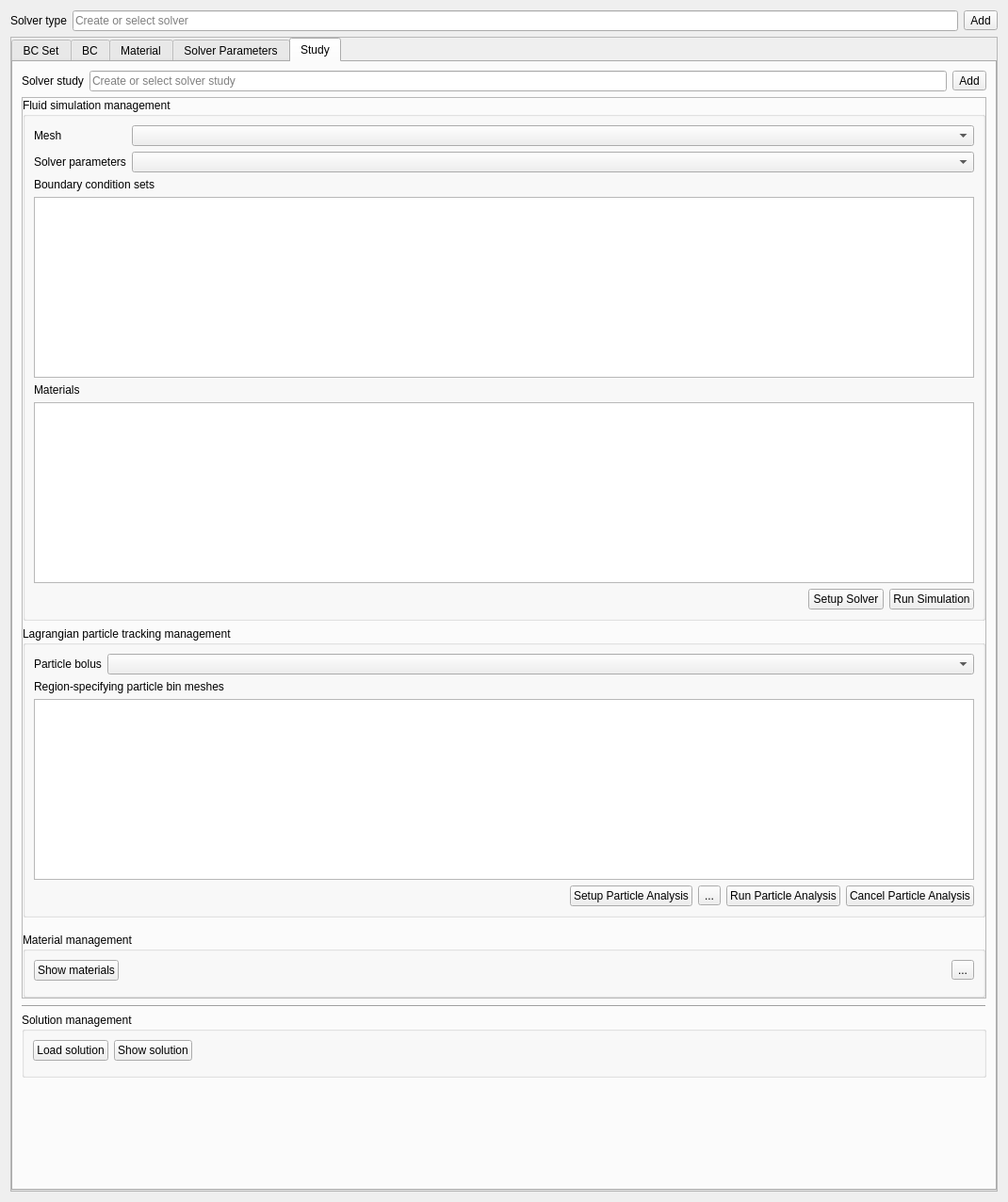
<?xml version="1.0" encoding="UTF-8"?>
<ui version="4.0">
 <class>SolverSetupWidget</class>
 <widget class="QWidget" name="SolverSetupWidget">
  <property name="geometry">
   <rect>
    <x>0</x>
    <y>0</y>
    <width>1070</width>
    <height>1276</height>
   </rect>
  </property>
  <property name="windowTitle">
   <string>Form</string>
  </property>
  <layout class="QVBoxLayout" name="verticalLayout_5">
   <item>
    <layout class="QGridLayout" name="gridLayout">
     <item row="0" column="2">
      <widget class="QToolButton" name="createSolverRootButton">
       <property name="toolTip">
        <string>Create a new solver instance</string>
       </property>
       <property name="text">
        <string>Add</string>
       </property>
       <property name="icon">
        <iconset resource="../../resources/SolverSetup.qrc">
         <normaloff>:/contourModeling/icons/add.png</normaloff>:/contourModeling/icons/add.png</iconset>
       </property>
      </widget>
     </item>
     <item row="0" column="1">
      <widget class="QLineEdit" name="solverRootNodeName">
       <property name="toolTip">
        <string>Solver type</string>
       </property>
       <property name="readOnly">
        <bool>true</bool>
       </property>
       <property name="placeholderText">
        <string>Create or select solver</string>
       </property>
      </widget>
     </item>
     <item row="0" column="0">
      <widget class="QLabel" name="label">
       <property name="text">
        <string>Solver type</string>
       </property>
      </widget>
     </item>
    </layout>
   </item>
   <item>
    <widget class="QFrame" name="vesselTreeDependentControls">
     <property name="frameShape">
      <enum>QFrame::StyledPanel</enum>
     </property>
     <property name="frameShadow">
      <enum>QFrame::Raised</enum>
     </property>
     <layout class="QVBoxLayout" name="verticalLayout_2">
      <property name="leftMargin">
       <number>0</number>
      </property>
      <property name="topMargin">
       <number>0</number>
      </property>
      <property name="rightMargin">
       <number>0</number>
      </property>
      <property name="bottomMargin">
       <number>0</number>
      </property>
      <item>
       <widget class="QTabWidget" name="tabWidget">
        <property name="toolTip">
         <string/>
        </property>
        <property name="currentIndex">
         <number>4</number>
        </property>
        <widget class="QWidget" name="boundaryConditionSetSetupTab">
         <property name="toolTip">
          <string>Create or edit boundary condition set</string>
         </property>
         <attribute name="icon">
          <iconset resource="../../resources/SolverSetup.qrc">
           <normaloff>:/contourModeling/icons/DataManagerIcon_bcs.png</normaloff>:/contourModeling/icons/DataManagerIcon_bcs.png</iconset>
         </attribute>
         <attribute name="title">
          <string>BC Set</string>
         </attribute>
         <layout class="QVBoxLayout" name="verticalLayout_4">
          <item>
           <layout class="QHBoxLayout" name="horizontalLayout_4">
            <item>
             <widget class="QLabel" name="label_3">
              <property name="text">
               <string>Boundary condition set</string>
              </property>
             </widget>
            </item>
            <item>
             <widget class="QLineEdit" name="boundaryConditionSetNodeName">
              <property name="toolTip">
               <string>Boundary condition set name</string>
              </property>
              <property name="readOnly">
               <bool>true</bool>
              </property>
              <property name="placeholderText">
               <string>Create or select BC set</string>
              </property>
             </widget>
            </item>
            <item>
             <widget class="QToolButton" name="createBoundaryConditionSetButton">
              <property name="toolTip">
               <string>Create a new set of boundary conditions</string>
              </property>
              <property name="text">
               <string>Add</string>
              </property>
              <property name="icon">
               <iconset resource="../../resources/SolverSetup.qrc">
                <normaloff>:/contourModeling/icons/add.png</normaloff>:/contourModeling/icons/add.png</iconset>
              </property>
             </widget>
            </item>
           </layout>
          </item>
          <item>
           <widget class="QFrame" name="editBoundaryConditionSetFrame">
            <property name="frameShape">
             <enum>QFrame::StyledPanel</enum>
            </property>
            <property name="frameShadow">
             <enum>QFrame::Raised</enum>
            </property>
            <layout class="QHBoxLayout" name="horizontalLayout_7">
             <property name="leftMargin">
              <number>0</number>
             </property>
             <property name="topMargin">
              <number>0</number>
             </property>
             <property name="rightMargin">
              <number>0</number>
             </property>
             <property name="bottomMargin">
              <number>0</number>
             </property>
             <item>
              <spacer name="verticalSpacer">
               <property name="orientation">
                <enum>Qt::Vertical</enum>
               </property>
               <property name="sizeHint" stdset="0">
                <size>
                 <width>20</width>
                 <height>587</height>
                </size>
               </property>
              </spacer>
             </item>
            </layout>
           </widget>
          </item>
         </layout>
        </widget>
        <widget class="QWidget" name="boundaryConditionSetupTab">
         <property name="toolTip">
          <string>Create or edit boundary condition</string>
         </property>
         <attribute name="icon">
          <iconset resource="../../resources/SolverSetup.qrc">
           <normaloff>:/contourModeling/icons/DataManagerIcon_bc.png</normaloff>:/contourModeling/icons/DataManagerIcon_bc.png</iconset>
         </attribute>
         <attribute name="title">
          <string>BC</string>
         </attribute>
         <layout class="QVBoxLayout" name="verticalLayout_6">
          <item>
           <layout class="QHBoxLayout" name="horizontalLayout">
            <item>
             <widget class="QLabel" name="label_4">
              <property name="text">
               <string>Boundary condition</string>
              </property>
             </widget>
            </item>
            <item>
             <widget class="QLineEdit" name="boundaryConditionNodeName">
              <property name="toolTip">
               <string>Boundary condition name</string>
              </property>
              <property name="readOnly">
               <bool>true</bool>
              </property>
              <property name="placeholderText">
               <string>Create or select boundary condition</string>
              </property>
             </widget>
            </item>
            <item>
             <widget class="QToolButton" name="createBoundaryConditionButton">
              <property name="toolTip">
               <string>Create a new boundary condition</string>
              </property>
              <property name="text">
               <string>Add</string>
              </property>
              <property name="icon">
               <iconset resource="../../resources/SolverSetup.qrc">
                <normaloff>:/contourModeling/icons/add.png</normaloff>:/contourModeling/icons/add.png</iconset>
              </property>
             </widget>
            </item>
           </layout>
          </item>
          <item>
           <widget class="crimson::FaceDataEditorWidget" name="boundaryConditionEditor" native="true"/>
          </item>
         </layout>
        </widget>
        <widget class="QWidget" name="materialSetupTab">
         <property name="toolTip">
          <string>Create or edit material</string>
         </property>
         <attribute name="icon">
          <iconset resource="../../resources/SolverSetup.qrc">
           <normaloff>:/contourModeling/icons/DataManagerIcon_material.png</normaloff>:/contourModeling/icons/DataManagerIcon_material.png</iconset>
         </attribute>
         <attribute name="title">
          <string>Material</string>
         </attribute>
         <layout class="QVBoxLayout" name="verticalLayout_3">
          <item>
           <layout class="QHBoxLayout" name="horizontalLayout_6">
            <item>
             <widget class="QLabel" name="label_5">
              <property name="text">
               <string>Material</string>
              </property>
             </widget>
            </item>
            <item>
             <widget class="QLineEdit" name="materialNodeName">
              <property name="toolTip">
               <string>Material name</string>
              </property>
              <property name="readOnly">
               <bool>true</bool>
              </property>
              <property name="placeholderText">
               <string>Create or select boundary condition</string>
              </property>
             </widget>
            </item>
            <item>
             <widget class="QToolButton" name="createMaterialButton">
              <property name="toolTip">
               <string>Create new material</string>
              </property>
              <property name="text">
               <string>Add</string>
              </property>
              <property name="icon">
               <iconset resource="../../resources/SolverSetup.qrc">
                <normaloff>:/contourModeling/icons/add.png</normaloff>:/contourModeling/icons/add.png</iconset>
              </property>
             </widget>
            </item>
           </layout>
          </item>
          <item>
           <widget class="crimson::FaceDataEditorWidget" name="materialEditor" native="true"/>
          </item>
         </layout>
        </widget>
        <widget class="QWidget" name="solverParametersTab">
         <property name="toolTip">
          <string>Create or edit solver parameters</string>
         </property>
         <attribute name="icon">
          <iconset resource="../../resources/SolverSetup.qrc">
           <normaloff>:/contourModeling/icons/DataManagerIcon_ss.png</normaloff>:/contourModeling/icons/DataManagerIcon_ss.png</iconset>
         </attribute>
         <attribute name="title">
          <string>Solver Parameters</string>
         </attribute>
         <layout class="QVBoxLayout" name="verticalLayout">
          <item>
           <layout class="QHBoxLayout" name="horizontalLayout_5">
            <item>
             <widget class="QLabel" name="label_2">
              <property name="text">
               <string>Solver Parameters</string>
              </property>
             </widget>
            </item>
            <item>
             <widget class="QLineEdit" name="solverParametersNodeName">
              <property name="toolTip">
               <string>Solver parameters name</string>
              </property>
              <property name="readOnly">
               <bool>true</bool>
              </property>
              <property name="placeholderText">
               <string>Create or select solver parameters</string>
              </property>
             </widget>
            </item>
            <item>
             <widget class="QToolButton" name="createSolverParametersButton">
              <property name="toolTip">
               <string>Create a new solver parameters</string>
              </property>
              <property name="text">
               <string>Add</string>
              </property>
              <property name="icon">
               <iconset resource="../../resources/SolverSetup.qrc">
                <normaloff>:/contourModeling/icons/add.png</normaloff>:/contourModeling/icons/add.png</iconset>
              </property>
             </widget>
            </item>
           </layout>
          </item>
          <item>
           <widget class="QFrame" name="editSolverParametersFrame">
            <property name="frameShape">
             <enum>QFrame::StyledPanel</enum>
            </property>
            <property name="frameShadow">
             <enum>QFrame::Raised</enum>
            </property>
            <layout class="QHBoxLayout" name="horizontalLayout_3">
             <property name="leftMargin">
              <number>0</number>
             </property>
             <property name="topMargin">
              <number>0</number>
             </property>
             <property name="rightMargin">
              <number>0</number>
             </property>
             <property name="bottomMargin">
              <number>0</number>
             </property>
             <item>
              <widget class="QtTreePropertyBrowser" name="solverPropertyBrowser" native="true"/>
             </item>
            </layout>
           </widget>
          </item>
         </layout>
        </widget>
        <widget class="QWidget" name="solverStudyTab">
         <property name="toolTip">
          <string>Create or edit solver study</string>
         </property>
         <attribute name="icon">
          <iconset resource="../../resources/SolverSetup.qrc">
           <normaloff>:/contourModeling/icons/DataManagerIcon_SolverStudy.png</normaloff>:/contourModeling/icons/DataManagerIcon_SolverStudy.png</iconset>
         </attribute>
         <attribute name="title">
          <string>Study</string>
         </attribute>
         <layout class="QVBoxLayout" name="verticalLayout_9">
          <item>
           <layout class="QHBoxLayout" name="horizontalLayout_8">
            <item>
             <widget class="QLabel" name="label_7">
              <property name="text">
               <string>Solver study</string>
              </property>
             </widget>
            </item>
            <item>
             <widget class="QLineEdit" name="solverStudyNodeName">
              <property name="toolTip">
               <string>Solver study name</string>
              </property>
              <property name="readOnly">
               <bool>true</bool>
              </property>
              <property name="placeholderText">
               <string>Create or select solver study</string>
              </property>
             </widget>
            </item>
            <item>
             <widget class="QToolButton" name="createSolverStudyButton">
              <property name="toolTip">
               <string>Create a new solver study</string>
              </property>
              <property name="text">
               <string>Add</string>
              </property>
              <property name="icon">
               <iconset resource="../../resources/SolverSetup.qrc">
                <normaloff>:/contourModeling/icons/add.png</normaloff>:/contourModeling/icons/add.png</iconset>
              </property>
             </widget>
            </item>
           </layout>
          </item>
          <item>
           <widget class="QFrame" name="editSolverStudyFrame">
            <property name="frameShape">
             <enum>QFrame::StyledPanel</enum>
            </property>
            <property name="frameShadow">
             <enum>QFrame::Raised</enum>
            </property>
            <layout class="QVBoxLayout" name="verticalLayout_8">
             <property name="leftMargin">
              <number>0</number>
             </property>
             <property name="topMargin">
              <number>0</number>
             </property>
             <property name="rightMargin">
              <number>0</number>
             </property>
             <property name="bottomMargin">
              <number>0</number>
             </property>
             <item>
              <widget class="QGroupBox" name="groupBox_4">
               <property name="title">
                <string>Fluid simulation management</string>
               </property>
               <layout class="QVBoxLayout" name="verticalLayout_14">
                <item>
                 <layout class="QGridLayout" name="gridLayout_2">
                  <item row="0" column="0">
                   <widget class="QLabel" name="label_8">
                    <property name="sizePolicy">
                     <sizepolicy hsizetype="Maximum" vsizetype="Preferred">
                      <horstretch>0</horstretch>
                      <verstretch>0</verstretch>
                     </sizepolicy>
                    </property>
                    <property name="text">
                     <string>Mesh</string>
                    </property>
                   </widget>
                  </item>
                  <item row="0" column="1">
                   <widget class="QmitkDataStorageComboBox" name="meshNodeComboBox">
                    <property name="toolTip">
                     <string>Mesh used in this study</string>
                    </property>
                   </widget>
                  </item>
                  <item row="1" column="0">
                   <widget class="QLabel" name="label_10">
                    <property name="sizePolicy">
                     <sizepolicy hsizetype="Maximum" vsizetype="Preferred">
                      <horstretch>0</horstretch>
                      <verstretch>0</verstretch>
                     </sizepolicy>
                    </property>
                    <property name="text">
                     <string>Solver parameters</string>
                    </property>
                   </widget>
                  </item>
                  <item row="1" column="1">
                   <widget class="QmitkDataStorageComboBox" name="solverParametersNodeComboBox">
                    <property name="toolTip">
                     <string>Solver parameters used in this study</string>
                    </property>
                   </widget>
                  </item>
                 </layout>
                </item>
                <item>
                 <widget class="QLabel" name="label_11">
                  <property name="sizePolicy">
                   <sizepolicy hsizetype="Maximum" vsizetype="Preferred">
                    <horstretch>0</horstretch>
                    <verstretch>0</verstretch>
                   </sizepolicy>
                  </property>
                  <property name="text">
                   <string>Boundary condition sets</string>
                  </property>
                 </widget>
                </item>
                <item>
                 <widget class="QTableView" name="boundaryConditionSetsTableView">
                  <property name="minimumSize">
                   <size>
                    <width>0</width>
                    <height>150</height>
                   </size>
                  </property>
                  <property name="toolTip">
                   <string>Boundary condition sets used in this study</string>
                  </property>
                  <property name="selectionBehavior">
                   <enum>QAbstractItemView::SelectRows</enum>
                  </property>
                  <property name="sortingEnabled">
                   <bool>true</bool>
                  </property>
                  <attribute name="horizontalHeaderStretchLastSection">
                   <bool>true</bool>
                  </attribute>
                 </widget>
                </item>
                <item>
                 <widget class="QLabel" name="label_12">
                  <property name="sizePolicy">
                   <sizepolicy hsizetype="Maximum" vsizetype="Preferred">
                    <horstretch>0</horstretch>
                    <verstretch>0</verstretch>
                   </sizepolicy>
                  </property>
                  <property name="text">
                   <string>Materials</string>
                  </property>
                 </widget>
                </item>
                <item>
                 <widget class="QTableView" name="materialsTableView">
                  <property name="minimumSize">
                   <size>
                    <width>0</width>
                    <height>150</height>
                   </size>
                  </property>
                  <property name="toolTip">
                   <string>Materials used in this study</string>
                  </property>
                  <property name="selectionBehavior">
                   <enum>QAbstractItemView::SelectRows</enum>
                  </property>
                  <property name="sortingEnabled">
                   <bool>true</bool>
                  </property>
                  <attribute name="horizontalHeaderStretchLastSection">
                   <bool>true</bool>
                  </attribute>
                 </widget>
                </item>
                <item>
                 <layout class="QHBoxLayout" name="horizontalLayout_2">
                  <item>
                   <spacer name="horizontalSpacer">
                    <property name="orientation">
                     <enum>Qt::Horizontal</enum>
                    </property>
                    <property name="sizeHint" stdset="0">
                     <size>
                      <width>40</width>
                      <height>20</height>
                     </size>
                    </property>
                   </spacer>
                  </item>
                  <item>
                   <widget class="QPushButton" name="setupSolverButton">
                    <property name="toolTip">
                     <string>Write the solver setup to disk</string>
                    </property>
                    <property name="text">
                     <string>Setup Solver</string>
                    </property>
                   </widget>
                  </item>
                  <item>
                   <widget class="QPushButton" name="runSimulationButton">
                    <property name="toolTip">
                     <string>Run simulation on local machine</string>
                    </property>
                    <property name="text">
                     <string>Run Simulation</string>
                    </property>
                   </widget>
                  </item>
                 </layout>
                </item>
              </layout>
            </widget>
           </item>
           <item>
            <layout class="QVBoxLayout" name="verticalLayout_13">
             <property name="leftMargin">
              <number>0</number>
             </property>
             <property name="topMargin">
              <number>0</number>
             </property>
             <property name="rightMargin">
              <number>0</number>
             </property>
             <property name="bottomMargin">
              <number>0</number>
             </property>
             <item>
              <widget class="QGroupBox" name="groupBox_3">
               <property name="title">
                <string>Lagrangian particle tracking management</string>
               </property>
               <layout class="QVBoxLayout" name="verticalLayout_12">
                <item>
                 <layout class="QGridLayout" name="gridLayout_3">
                   <item row="0" column="0">
                    <widget class="QLabel" name="label_13">
                     <property name="sizePolicy">
                      <sizepolicy hsizetype="Maximum" vsizetype="Preferred">
                       <horstretch>0</horstretch>
                       <verstretch>0</verstretch>
                      </sizepolicy>
                     </property>
                     <property name="text">
                      <string>Particle bolus</string>
                     </property>
                    </widget>
                   </item>
                   <item row="0" column="1">
                    <widget class="QmitkDataStorageComboBox" name="particleBolusMeshComboBox">
                     <property name="toolTip">
                      <string>Mesh whose nodes specify Lagrangian particle seed points</string>
                     </property>
                    </widget>
                   </item>
                  </layout>
                </item>
                <item>
                  <widget class="QLabel" name="label_9">
                    <property name="sizePolicy">
                      <sizepolicy hsizetype="Maximum" vsizetype="Preferred">
                        <horstretch>0</horstretch>
                        <verstretch>0</verstretch>
                      </sizepolicy>
                    </property>
                    <property name="text">
                      <string>Region-specifying particle bin meshes</string>
                    </property>
                  </widget>
                </item>
                <item>
                  <widget class="QTableView" name="particleMeshesTableView">
                    <property name="minimumSize">
                      <size>
                        <width>0</width>
                        <height>150</height>
                      </size>
                    </property>
                    <property name="toolTip">
                      <string>Particle bins used for regional data gathering in this study</string>
                    </property>
                    <property name="selectionBehavior">
                      <enum>QAbstractItemView::SelectRows</enum>
                    </property>
                    <property name="sortingEnabled">
                      <bool>true</bool>
                    </property>
                    <attribute name="horizontalHeaderStretchLastSection">
                      <bool>true</bool>
                    </attribute>
                  </widget>
                </item>
                <item>
                <layout class="QHBoxLayout" name="horizontalLayout_2">
                 <item>
                  <spacer name="horizontalSpacer">
                   <property name="orientation">
                    <enum>Qt::Horizontal</enum>
                   </property>
                   <property name="sizeHint" stdset="0">
                    <size>
                     <width>40</width>
                     <height>20</height>
                    </size>
                   </property>
                  </spacer>
                 </item>
                 <item>
                  <widget class="QPushButton" name="setupLagrangianParticleTrackingAnalysisButton">
                   <property name="toolTip">
                    <string>Write files for Lagrangian particle tracking analysis on local machine</string>
                   </property>
                   <property name="text">
                    <string>Setup Particle Analysis</string>
                   </property>
                  </widget>
                 </item>
                 <item>
                  <widget class="QToolButton" name="particleAnalysisSettingsButton">
                   <property name="toolTip">
                    <string>Show advanced options. Warning: for advanced users only!</string>
                   </property>
                   <property name="text">
                    <string>...</string>
                   </property>
                   <property name="icon">
                    <iconset resource="../../resources/SolverSetup.qrc">
                     <normaloff>:/contourModeling/icons/settings.png</normaloff>:/contourModeling/icons/settings.png</iconset>
                   </property>
                   <property name="iconSize">
                    <size>
                     <width>16</width>
                     <height>16</height>
                    </size>
                   </property>
                  </widget>
                 </item>
                 <item>
                  <widget class="QPushButton" name="runLagrangianParticleTrackingAnalysisButton">
                   <property name="toolTip">
                    <string>Run Lagrangian particle tracking analysis on local machine</string>
                   </property>
                   <property name="text">
                    <string>Run Particle Analysis</string>
                   </property>
                  </widget>
                 </item>
                 <item>
                  <widget class="QPushButton" name="cancelLagrangianParticleTrackingAnalysisButton">
                   <property name="toolTip">
                    <string>Cancel Lagrangian particle tracking analysis</string>
                   </property>
                   <property name="text">
                    <string>Cancel Particle Analysis</string>
                   </property>
                  </widget>
                 </item>
                </layout>
               </item>
              </layout>
            </widget>
           </item>
             <item>
              <spacer name="verticalSpacer_3">
               <property name="orientation">
                <enum>Qt::Vertical</enum>
               </property>
               <property name="sizeType">
                <enum>QSizePolicy::Fixed</enum>
               </property>
               <property name="sizeHint" stdset="0">
                <size>
                 <width>20</width>
                 <height>10</height>
                </size>
               </property>
              </spacer>
             </item>
             <item>
              <widget class="QGroupBox" name="groupBox_2">
               <property name="title">
                <string>Material management</string>
               </property>
               <layout class="QVBoxLayout" name="verticalLayout_11">
                <item>
                 <layout class="QHBoxLayout" name="horizontalLayout_11">
                  <item>
                   <widget class="QPushButton" name="showMaterialButton">
                    <property name="toolTip">
                     <string>Compute and show the material values</string>
                    </property>
                    <property name="text">
                     <string>Show materials</string>
                    </property>
                    <property name="icon">
                     <iconset resource="../../resources/SolverSetup.qrc">
                      <normaloff>:/contourModeling/icons/DataManagerIcon_material.png</normaloff>:/contourModeling/icons/DataManagerIcon_material.png</iconset>
                    </property>
                   </widget>
                  </item>
                  <item>
                   <spacer name="horizontalSpacer_4">
                    <property name="orientation">
                     <enum>Qt::Horizontal</enum>
                    </property>
                    <property name="sizeHint" stdset="0">
                     <size>
                      <width>40</width>
                      <height>20</height>
                     </size>
                    </property>
                   </spacer>
                  </item>
                  <item>
                   <widget class="QToolButton" name="exportMaterialsButton">
                    <property name="toolTip">
                     <string>Export the surface with material values to file</string>
                    </property>
                    <property name="text">
                     <string>...</string>
                    </property>
                    <property name="icon">
                     <iconset resource="../../resources/SolverSetup.qrc">
                      <normaloff>:/contourModeling/icons/go-up.svg</normaloff>:/contourModeling/icons/go-up.svg</iconset>
                    </property>
                   </widget>
                  </item>
                 </layout>
                </item>
                <item>
                 <widget class="MaterialVisualizationWidget" name="materialVisualizationWidget" native="true">
                  <property name="minimumSize">
                   <size>
                    <width>0</width>
                    <height>0</height>
                   </size>
                  </property>
                 </widget>
                </item>
               </layout>
              </widget>
             </item>
            </layout>
          </item>
        </layout>
           </widget>
          </item>
          <item>
           <widget class="QFrame" name="frame">
            <property name="frameShape">
             <enum>QFrame::HLine</enum>
            </property>
            <property name="frameShadow">
             <enum>QFrame::Raised</enum>
            </property>
           </widget>
          </item>
          <item>
           <widget class="QGroupBox" name="solutionManagementFrame">
            <property name="title">
             <string>Solution management</string>
            </property>
            <layout class="QVBoxLayout" name="verticalLayout_10">
             <item>
              <layout class="QHBoxLayout" name="horizontalLayout_9">
               <item>
                <widget class="QPushButton" name="loadSolutionButton">
                 <property name="toolTip">
                  <string>Load the computed solutions from disk</string>
                 </property>
                 <property name="text">
                  <string>Load solution</string>
                 </property>
                 <property name="icon">
                  <iconset resource="../../resources/SolverSetup.qrc">
                   <normaloff>:/contourModeling/icons/DataManagerIcon_solution.png</normaloff>:/contourModeling/icons/DataManagerIcon_solution.png</iconset>
                 </property>
                </widget>
               </item>
               <item>
                <widget class="QPushButton" name="showSolutionButton">
                 <property name="toolTip">
                  <string>&lt;html&gt;&lt;head/&gt;&lt;body&gt;&lt;p&gt;Show solution in 3D window&lt;/p&gt;&lt;p&gt;Use Mesh Exploration view to slice through the mesh&lt;/p&gt;&lt;/body&gt;&lt;/html&gt;</string>
                 </property>
                 <property name="text">
                  <string>Show solution</string>
                 </property>
                 <property name="icon">
                  <iconset resource="../../resources/SolverSetup.qrc">
                   <normaloff>:/contourModeling/icons/vis_on.png</normaloff>
                   <normalon>:/contourModeling/icons/vis_off.png</normalon>:/contourModeling/icons/vis_on.png</iconset>
                 </property>
                 <property name="checkable">
                  <bool>true</bool>
                 </property>
                </widget>
               </item>
               <item>
                <spacer name="horizontalSpacer_2">
                 <property name="orientation">
                  <enum>Qt::Horizontal</enum>
                 </property>
                 <property name="sizeHint" stdset="0">
                  <size>
                   <width>40</width>
                   <height>20</height>
                  </size>
                 </property>
                </spacer>
               </item>
              </layout>
             </item>
             <item>
              <widget class="MaterialVisualizationWidget" name="solutionVisualizationWidget" native="true">
               <property name="minimumSize">
                <size>
                 <width>0</width>
                 <height>0</height>
                </size>
               </property>
              </widget>
             </item>
            </layout>
           </widget>
          </item>
          <item>
           <spacer name="verticalSpacer_2">
            <property name="orientation">
             <enum>Qt::Vertical</enum>
            </property>
            <property name="sizeHint" stdset="0">
             <size>
              <width>20</width>
              <height>40</height>
             </size>
            </property>
           </spacer>
          </item>
         </layout>
        </widget>
       </widget>
      </item>
     </layout>
    </widget>
   </item>
  </layout>
 </widget>
 <customwidgets>
  <customwidget>
   <class>QtTreePropertyBrowser</class>
   <extends>QWidget</extends>
   <header location="global">QtTreePropertyBrowser</header>
   <container>1</container>
  </customwidget>
  <customwidget>
   <class>QmitkDataStorageComboBox</class>
   <extends>QComboBox</extends>
   <header location="global">QmitkDataStorageComboBox.h</header>
  </customwidget>
  <customwidget>
   <class>crimson::FaceDataEditorWidget</class>
   <extends>QWidget</extends>
   <header>internal/FaceDataEditorWidget.h</header>
   <container>1</container>
  </customwidget>
  <customwidget>
   <class>MaterialVisualizationWidget</class>
   <extends>QWidget</extends>
   <header>internal/MaterialVisualizationWidget.h</header>
   <container>1</container>
  </customwidget>
 </customwidgets>
 <tabstops>
  <tabstop>solverRootNodeName</tabstop>
  <tabstop>createSolverRootButton</tabstop>
  <tabstop>tabWidget</tabstop>
  <tabstop>boundaryConditionSetNodeName</tabstop>
  <tabstop>createBoundaryConditionSetButton</tabstop>
  <tabstop>boundaryConditionNodeName</tabstop>
  <tabstop>createBoundaryConditionButton</tabstop>
  <tabstop>materialNodeName</tabstop>
  <tabstop>createMaterialButton</tabstop>
  <tabstop>solverParametersNodeName</tabstop>
  <tabstop>createSolverParametersButton</tabstop>
  <tabstop>solverStudyNodeName</tabstop>
  <tabstop>createSolverStudyButton</tabstop>
  <tabstop>meshNodeComboBox</tabstop>
  <tabstop>solverParametersNodeComboBox</tabstop>
  <tabstop>boundaryConditionSetsTableView</tabstop>
  <tabstop>setupSolverButton</tabstop>
  <tabstop>showMaterialButton</tabstop>
  <tabstop>exportMaterialsButton</tabstop>
  <tabstop>loadSolutionButton</tabstop>
  <tabstop>showSolutionButton</tabstop>
 </tabstops>
 <resources>
  <include location="../../resources/SolverSetup.qrc"/>
 </resources>
 <connections/>
</ui>
